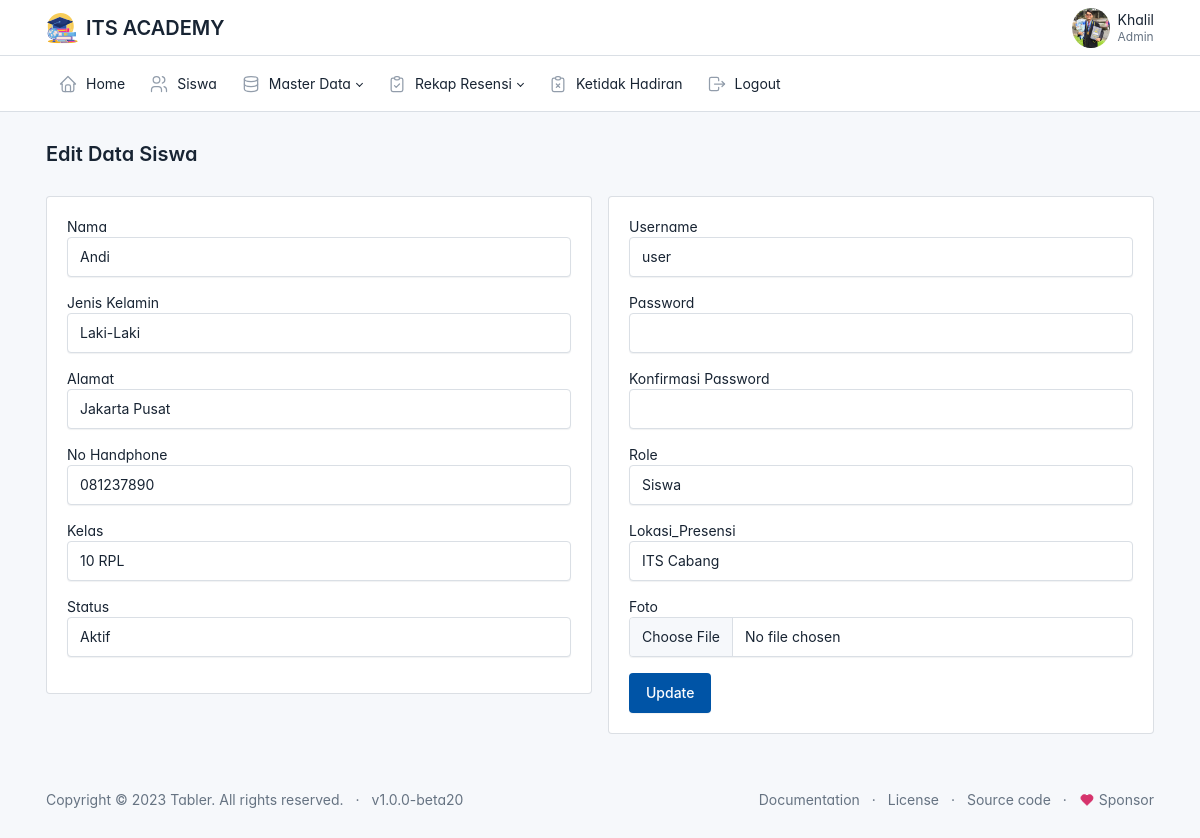
/admin/data_siswa/edit.php?id=20 (signed in), run on the app's committed database.
### tables this page shows
CREATE TABLE `user` (
  `id` int(11) NOT NULL,
  `id_pegawai` int(11) NOT NULL,
  `username` varchar(225) NOT NULL,
  `password` varchar(225) NOT NULL,
  `status` varchar(20) NOT NULL,
  `role` varchar(20) NOT NULL
);

CREATE TABLE `siswa` (
  `id` int(11) NOT NULL,
  `nisn` varchar(50) NOT NULL,
  `nama` varchar(225) NOT NULL,
  `jenis_kelamin` varchar(10) NOT NULL,
  `alamat` varchar(225) NOT NULL,
  `no_handphone` varchar(20) NOT NULL,
  `kelas` varchar(50) NOT NULL,
  `lokasi_presensi` varchar(50) NOT NULL,
  `foto` varchar(225) NOT NULL
);

CREATE TABLE `kelas` (
  `id` int(11) NOT NULL,
  `kelas` varchar(225) NOT NULL
);

CREATE TABLE `lokasi_presensi` (
  `id` int(11) NOT NULL,
  `nama_lokasi` varchar(225) NOT NULL,
  `alamat_lokasi` varchar(225) NOT NULL,
  `tipe_lokasi` varchar(225) NOT NULL,
  `latitude` varchar(50) NOT NULL,
  `longtitude` varchar(50) NOT NULL,
  `radius` int(11) NOT NULL,
  `zona_waktu` varchar(4) NOT NULL,
  `jam_masuk` time NOT NULL,
  `jam_pulang` time NOT NULL
);

### siswa/config.php (called while the page is built, shortened)
<?php
function base_url($url = null)
{
    $base_url = 'http://localhost/presensi';
    if($url != null){
        return $base_url . '/'.$url;
    }else{
        return $base_url;
    }
}
?>

### admin/data_siswa/edit.php (the view, shortened to what this page needs)
<?php
$judul = "Edit Data Siswa";
include ('../layout/header.php');
require_once('../../siswa/config.php');
$id = isset($_GET['id']) ? $_GET['id'] : $_POST['id'];
$result = mysqli_query($connection,"SELECT user.id_pegawai,user.username,user.password,user.status,user.role, siswa.
* FROM user JOIN siswa ON user.id_pegawai = siswa.id WHERE siswa.id = $id");
while($siswa = mysqli_fetch_array($result)){
    $nama = $siswa['nama'];
    $jenis_kelamin = $siswa['jenis_kelamin'];
    $alamat = $siswa['alamat'];
    $no_handphone = $siswa['no_handphone'];
    $kelas = $siswa['kelas'];
    $username = $siswa['username'];
    $status = $siswa['status'];
    $lokasi_presensi = $siswa['lokasi_presensi'];
    $role = $siswa['role'];
}
?>
<div class="page-body">
    <div class="container-xl">
        <form action="<?=base_url('admin/data_siswa/edit.php')?>" method="POST" enctype="multipart/form-data">
            <div class="row">
                <div class="col-md-6">
                    <div class="card ">
                        <div class="card-body">
                            <div class="mb-3">
                                <label for="">Nama</label>
                                <input type="text" class="form-control" name="nama" value="<?= $nama ?>">
                            </div>
                            <div class="mb-3">
                                <label for="">Jenis Kelamin</label>
                                <select name="jenis_kelamin" class="form-control">
                                    <option <?php if($jenis_kelamin == 'laki-laki'){
                                echo 'selected';
                                    }?> value="laki-laki">
                                        Laki-Laki
                                    </option>
                                </select>
                            </div>
                            <div class="mb-3">
                                <label for="">Alamat</label>
                                <input type="text" class="form-control" name="alamat" value="<?= $alamat?>">
                            </div>
                            <div class="mb-3">
                                <label for="">No Handphone</label>
                                <input type="text" class="form-control" name="no_handphone"
                                    value="<?= $no_handphone ?>">
                            </div>
                            <div class="mb-3">
                                <label for="">Kelas</label>
                                <select name="kelas" class="form-control">
                                    <?php
                                    $ambil_kelas = mysqli_query($connection, "SELECT * FROM kelas ORDER BY kelas ASC");
                                    while($row = mysqli_fetch_assoc($ambil_kelas)) :?>
                                    <option value="<?=$row['kelas']?>"
                                        <?php if($kelas == $row['kelas']) {echo 'selected';}  ?>>
                                        <?=$row['kelas']?>
                                    </option>
                                    <?php endwhile?>
                                </select>
                            </div>
                            <div class=" mb-3">
                                <label for="">Status</label>
                                <select name="status" class="form-control">
                                    <option <?php if($status == 'aktif'){
                                echo 'selected';
                            }?> value="aktif">
                                        Aktif
                                    </option>
                                </select>
                            </div>
                        </div>
                    </div>
                </div>
                <div class="col-md-6">
                    <div class="card">
                        <div class="card-body">
                            <div class="mb-3">
                                <label for="">Username</label>
                                <input type="text" class="form-control" name="username" value="<?= $username ?>">
                            </div>
                            <div class="mb-3">
                                <label for="">Password</label>
                                <input type="password" class="form-control" name="password">
                            </div>
                            <div class="mb-3">
                                <label for="">Konfirmasi Password</label>
                                <input type="password" class="form-control" name="konfirmasi_password">
                            </div>
                            <div class="mb-3">
                                <label for="">Role</label>
                                <select name="role" class="form-control">
                                    <option <?php if($role == 'siswa'){
                                echo 'selected';
                            }?> value="siswa">
                                        Siswa
                                    </option>
                                </select>
                            </div>
                            <div class="mb-3">
                                <label for="">Lokasi_Presensi</label>
                                <select name="lokasi_presensi" class="form-control">
                                    <?php
                                    $ambil_lokasi = mysqli_query($connection, "SELECT * FROM lokasi_presensi ORDER BY nama_lokasi ASC");
                                    while($row = mysqli_fetch_assoc($ambil_lokasi)) :?>
                                    <option value="<?=$row['nama_lokasi']?>"
                                        <?php if($lokasi_presensi == $row['nama_lokasi']) {echo 'selected';}  ?>>
                                        <?=$row['nama_lokasi']?>
                                    </option>
                                    <?php endwhile?>
                                </select>
                            </div>
                            <div class="mb-3">
                                <label for="">Foto</label>
                                <input type="file" class="form-control" name="foto">
                            </div>
                            <button type="submit" class="btn btn-primary" name="edit">Update</button>
                        </div>
                    </div>
                </div>
        </form>
    </div>
</div>
</div>
<?php include('../layout/footer.php') ?>

### admin/layout/header.php (shortened to what this page needs)
<?php
global $judul;
require_once('../../siswa/config.php')
?>
<!doctype html>
<html lang="en">
<head>
    <link href="<?php echo base_url('asset/css/tabler.min.css?1692870487') ?>" rel="stylesheet" />
    <link href="<?php echo base_url('asset/css/tabler-vendors.min.css?1692870487')?>" rel="stylesheet" />
    <link href="<?php echo base_url('asset/css/demo.min.css?1692870487') ?>" rel="stylesheet" />
</head>
<body>
    <div class="page">
        <header class="navbar navbar-expand-md d-print-none">
            <div class="container-xl">
                <h1 class="navbar-brand navbar-brand-autodark d-none-navbar-horizontal pe-0 pe-md-3">
                    <a href=".">
                        <img src="<?php echo base_url('asset/img/ITS.svg')?>" width="110" height="32" alt="Tabler"
                            class="navbar-brand-image">
                    </a>
                    <span class="w-110 h-32 ">ITS ACADEMY</span>
                </h1>
                <div class="navbar-nav flex-row order-md-last">
                    <?php
                    $id = $_SESSION['id'];
                    $result = mysqli_query($connection,"SELECT user.id_pegawai,user.username,user.status,user.role, siswa. * FROM user JOIN siswa ON user.id_pegawai = siswa.id where siswa.id=$id");
                     ?>
                    <?php while($siswa = mysqli_fetch_array($result)) : ?>
                    <div class="nav-item dropdown">
                        <a href="#" class="nav-link d-flex lh-1 text-reset p-0" data-bs-toggle="dropdown"
                            aria-label="Open user menu">
                            <img class="avatar-sm" style="border-radius: 100%; width: 38px; "
                                src="<?= base_url('asset/img/foto_siswa/' .$siswa['foto']) ?> ">
                            <div class="d-none d-xl-block ps-2">
                                <div><?= $_SESSION['nama'] ?></div>
                                <div class="mt-1 small text-secondary"><?= $_SESSION['kelas']; ?></div>
                            </div>
                        </a>
                    </div>
                    <?php endwhile; ?>
                </div>
            </div>
        </header>
        <header class="navbar-expand-md">
            <div class="collapse navbar-collapse" id="navbar-menu">
                <div class="navbar">
                    <div class="container-xl">
                        <ul class="navbar-nav">
                            <li class="nav-item ">
                                <a class="nav-link" href="<?=base_url('admin/home/home.php')?>">
                                    <span class="nav-link-icon d-md-none d-lg-inline-block">
                                    </span>
                                    <span class="nav-link-title">
                                        Home
                                    </span>
                                </a>
                            </li>
                            <li class="nav-item ">
                                <a class="nav-link" href="<?=base_url('admin/data_siswa/siswa.php')?>">
                                    <span class="nav-link-icon d-md-none d-lg-inline-block">
                                    </span>
                                    <span class="nav-link-title">
                                        Siswa
                                    </span>
                                </a>
                            </li>
                            <li class="nav-item dropdown">
                                <a class="nav-link dropdown-toggle" href="#navbar-base" data-bs-toggle="dropdown"
                                    data-bs-auto-close="outside" role="button" aria-expanded="false">
                                    <span class="nav-link-icon d-md-none d-lg-inline-block">
                                    </span>
                                    <span class="nav-link-title">
                                        Master Data
                                    </span>
                                </a>
                            </li>
                            <li class="nav-item dropdown">
                                <a class="nav-link dropdown-toggle" href="#navbar-base" data-bs-toggle="dropdown"
                                    data-bs-auto-close="outside" role="button" aria-expanded="false">
                                    <span class="nav-link-icon d-md-none d-lg-inline-block">
                                    </span>
                                    <span class="nav-link-title">
                                        Rekap Resensi
                                    </span>
                                </a>
                            </li>
                            <li class="nav-item">
                                <a class="nav-link"
                                    href="<?=base_url('admin/data_ketidakhadiran/ketidakhadiran.php')?>">
                                    <span class="nav-link-icon d-md-none d-lg-inline-block">
                                    </span>
                                    <span class="nav-link-title">
                                        Ketidak Hadiran
                                    </span>
                                </a>
                            </li>
                            <li class="nav-item">
                                <a class="nav-link" href="<?= base_url('auth/logout.php') ?>">
                                    <span class="nav-link-icon d-md-none d-lg-inline-block">
                                    </span>
                                    <span class="nav-link-title">
                                        Logout
                                    </span>
                                </a>
                            </li>
                        </ul>
                    </div>
                </div>
            </div>
        </header>
        <div class="page-wrapper">
            <div class="page-header d-print-none">
                <div class="container-xl">
                    <div class="row g-2 align-items-center">
                        <div class="col">
                            <h2 class="page-title">
                                <?=$judul?>
                            </h2>
                        </div>
                    </div>
                </div>
            </div>

### admin/layout/header.php (style rules this page uses)
:root { --tblr-font-sans-serif: 'Inter Var', -apple-system, BlinkMacSystemFont, San Francisco, Segoe UI, Roboto, Helvetica Neue, sans-serif; }
body { font-feature-settings: "cv03", "cv04", "cv11"; }

### data on the page
user: id_pegawai.foto (picture)
user: nama "Andi", alamat "Jakarta Pusat", no_handphone "081237890", status "Aktif", username "user", role "Siswa"
siswa: jenis_kelamin "Laki-Laki", kelas "10 RPL", lokasi_presensi "ITS Cabang"

### other printed values
$judul "Edit Data Siswa"
